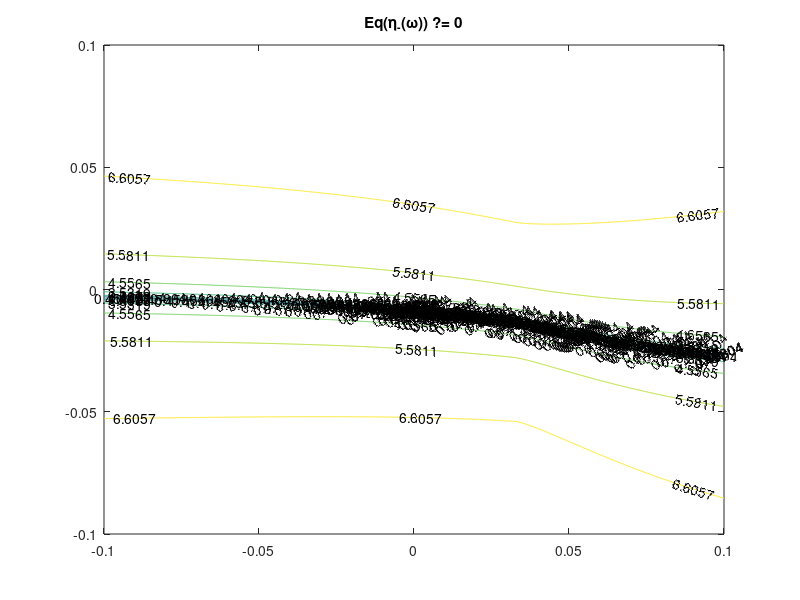
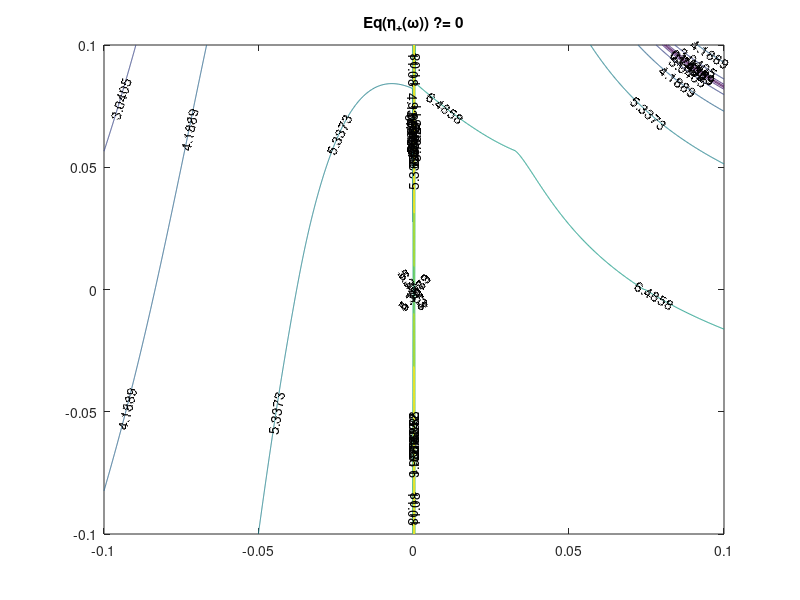

MATLAB code for these plots, in order: (Note: this script raises an error after producing the figures.)
%% Intro
addpath('..\Code')

nu = 5;
mu = 1;

a = 3/(12*mu + 4) - .5;
b = (9*nu)/(3*mu + 1) - 2;
c = 1 - (12*nu + 3)/(6*mu + 2);
d = (3*nu)/(6*mu + 2);

x = linspace(-.1, .1, 1000);
y = linspace(-.1, .1, 1000);
[x, y] = meshgrid(x, y);
w = complex(x, y);



eta_min = (-a*(1+w.^2) - c*w - sqrt((a*(1+w.^2) + c*w).^2 - 4*d*w.*(w.^2 + (b-2*d)*w + 1))) ./ (2*d*w);
eta_pl = (-a*(1+w.^2) - c*w + sqrt((a*(1+w.^2) + c*w).^2 - 4*d*w.*(w.^2 + (b-2*d)*w + 1))) ./ (2*d*w);



eq_eta = @(eta) d*w*eta.^2 + (a*(1+w.^2) + c*w).*eta + w.^2 + (b-2*d)*w + 1;

% Chech eta_min
eq_eta_min_val = eq_eta(eta_min);
figure(1)
contour(x, y, log(abs(eq_eta_min_val)), 'ShowText', 'on');
% contour(x, y, abs(eta_min), 'ShowText', 'on');
title('Eq(\eta_{-}(\omega)) ?= 0');

% Chech eta_pl
eq_eta_pl_val = eq_eta(eta_pl);
figure(2)
contour(x, y, log(abs(eq_eta_pl_val)), 'ShowText', 'on');
% contour(x, y, abs(eta_pl), 'ShowText', 'on');
title('Eq(\eta_{+}(\omega)) ?= 0')



%% Series
N_terms = 20;
[eta_ser_minus, eta_ser_plus] = series_eta(nu, mu, N_terms);

eta_ser_minus_val = polyval(eta_ser_minus, w);
% Chech eta_min
eq_eta_min_val = eq_eta(eta_ser_minus_val);
figure(3)
contour(x, y, log(abs(eq_eta_min_val)), 'ShowText', 'on');
% contour(x, y, abs(eta_min), 'ShowText', 'on');
title('\eta_{-}(\omega)');